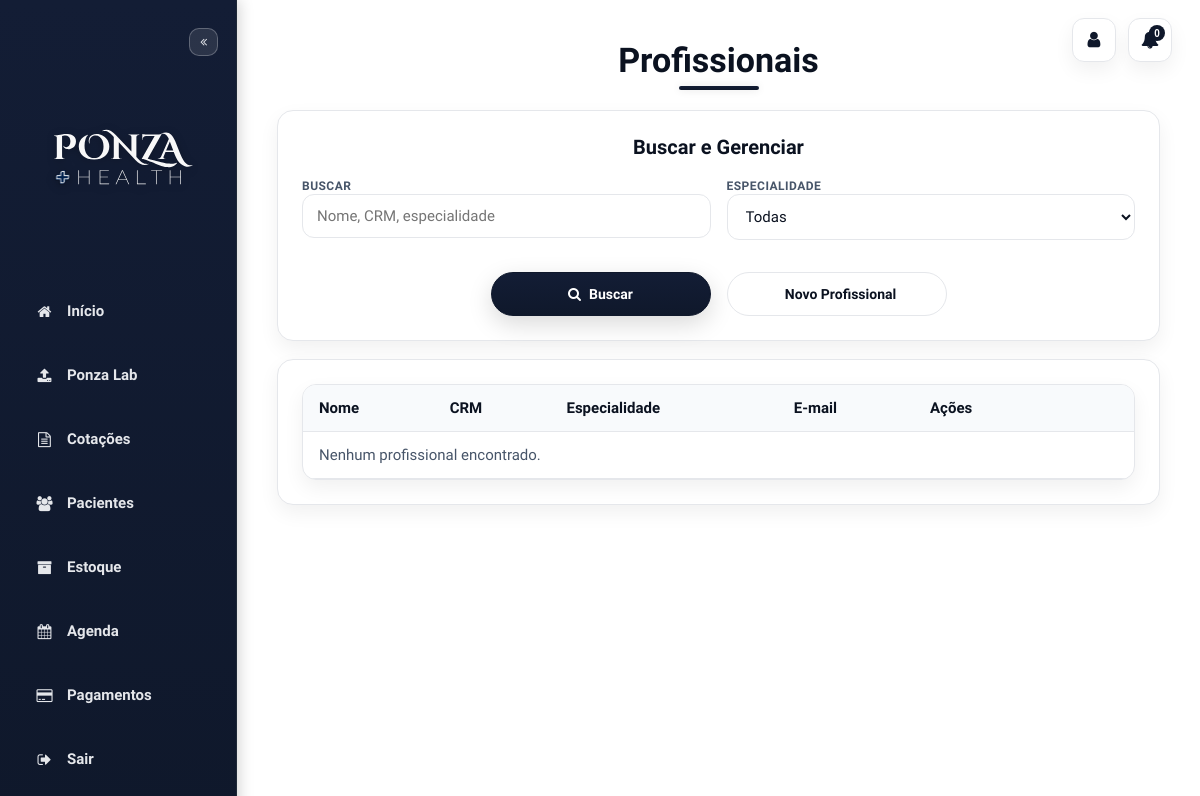
Before: /doctors (signed in) with the older database file.
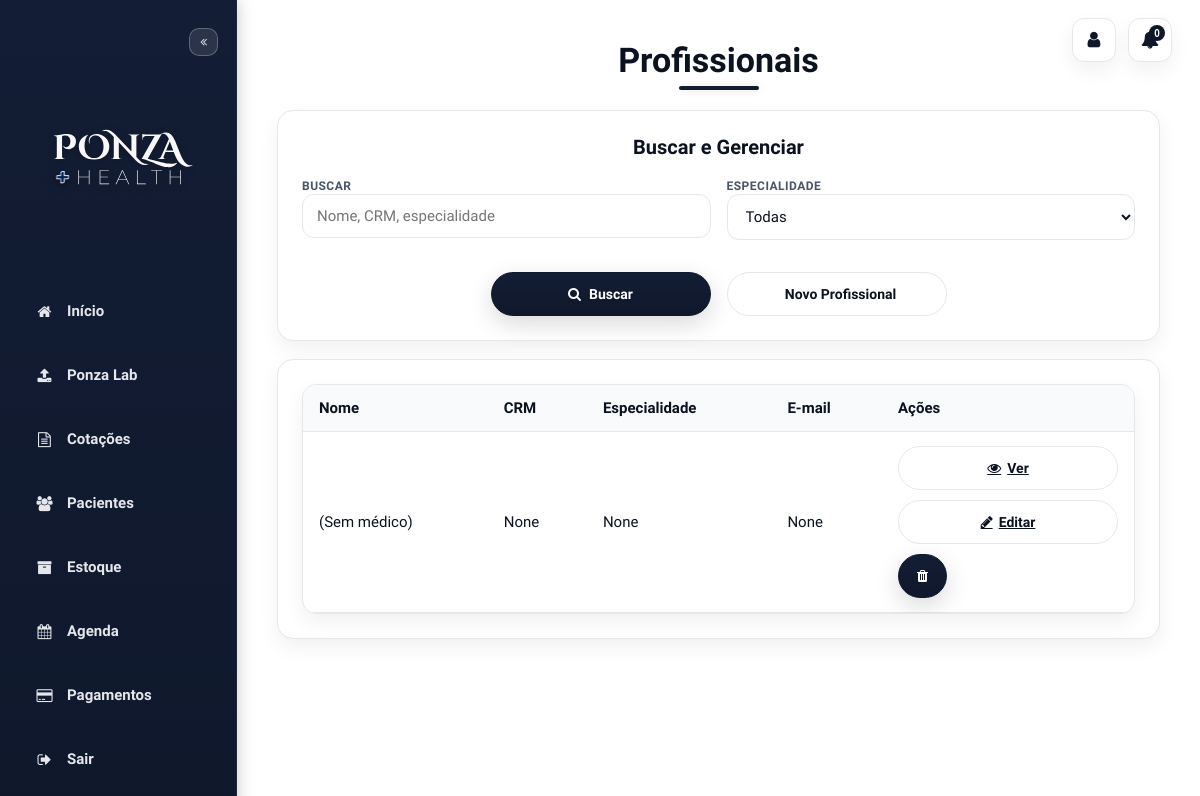
After: the same page with the newer database file.
### models.py (models this page shows, shortened)
class BaseModel:
    """__init__ flexível baseado em kwargs (compatível com SQLAlchemy)."""

class Doctor(db.Model, BaseModel):
    __tablename__ = "doctors"
    id         = db.Column(db.Integer, primary_key=True)
    name       = db.Column(db.String(120), nullable=False)
    crm        = db.Column(db.String(40))          # opcional
    email      = db.Column(db.String(120))         # opcional
    phone      = db.Column(db.String(20))
    specialty  = db.Column(db.String(120))         # opcional
    patients = relationship("Patient", back_populates="doctor", cascade="all, delete-orphan")
    consults = relationship("Consult", back_populates="doctor", cascade="all, delete-orphan")
    __table_args__ = (
        Index("ix_doctors_name", "name"),
        Index("ix_doctors_crm", "crm"),
        Index("ix_doctors_email", "email"),
        Index("ix_doctors_specialty", "specialty"),
    )

### app.py (the view, shortened to what this page needs)
@app.route('/doctors')
@login_required
def doctors():
    q = (request.args.get('q') or '').strip().lower()
    specialty_f = (request.args.get('specialty') or '').strip()
    base = Doctor.query
    if specialty_f:
        base = base.filter(Doctor.specialty == specialty_f)
    items = base.order_by(Doctor.id.desc()).all()
    specs = [r[0] for r in db.session.query(Doctor.specialty)
             .filter(Doctor.specialty.isnot(None))
             .filter(Doctor.specialty != '')
             .distinct()
             .order_by(Doctor.specialty.asc())
             .all()]
    return render_template('doctors.html', doctors=items, specialties=specs, notifications_unread=0)

### app.py (called while the page is built)
def get_logged_user() -> Optional[User]:
    uid = session.get('user_id')
    return User.query.get(uid) if uid else None

def login_required(f: Callable[..., Any]) -> Callable[..., Any]:
    @wraps(f)
    def wrapper(*args, **kwargs):
        u = get_logged_user()
        if not u:
            return redirect(url_for('login'))
        g.user = u
        return f(*args, **kwargs)
    return wrapper

@app.context_processor
def inject_user_context():
    u = getattr(g, "user", None) or get_logged_user()
    if not u:
        return {}
    return {
        "user": {
            "id": u.id,
            "username": u.username,
            "email": u.email,
            "profile_image": (u.profile_image or DEFAULT_USER_IMAGE),
        }
    }

@app.context_processor
def inject_globals():
    return {"now": datetime.utcnow()}

### templates/doctors.html (shortened to what the changed rows need)
<!DOCTYPE html>
<html lang="pt-br">
<head>
  <link rel="stylesheet" href="https://stackpath.bootstrapcdn.com/font-awesome/4.7.0/css/font-awesome.min.css">
</head>
<body>
  <div class="content">
    <h2>Profissionais</h2>
    <div class="panel">
      <div class="table-wrap">
        <table>
          <thead>
            <tr>
              <th>Nome</th>
              <th>CRM</th>
              <th>Especialidade</th>
              <th>E-mail</th>
              <th style="width:220px">Ações</th>
            </tr>
          </thead>
          <tbody>
            {% for d in doctors %}
            <tr>
              <td>{{ d.name }}</td>
              <td>{{ d.crm }}</td>
              <td>{{ d.specialty }}</td>
              <td>{{ d.email }}</td>
              <td>
                <div class="actions-col">
                  <a class="btn btn-outline" href="{{ url_for('doctor_view', doctor_id=d.id) }}"><i class="fa fa-eye"
                      style="margin-right:6px"></i>Ver</a>
                  <a class="btn btn-outline" href="{{ url_for('doctor_edit', doctor_id=d.id) }}"><i class="fa fa-pencil"
                      style="margin-right:6px"></i>Editar</a>
                  <form method="post" action="{{ url_for('doctor_delete', doctor_id=d.id) }}"
                    onsubmit="return confirm('Remover este profissional?')">
                    <button class="btn" type="submit" style="min-width:unset"><i class="fa fa-trash"></i></button>
                  </form>
                </div>
              </td>
            </tr>
            {% else %}
            <tr>
              <td colspan="5" style="color:var(--ink-dim)">Nenhum profissional encontrado.</td>
            </tr>
            {% endfor %}
          </tbody>
        </table>
      </div>
    </div>
  </div>
</body>
</html>

Changed rows visible on the page:
added Doctor: name "(Sem médico)", crm "None", specialty "None", email "None"
Other visible differences:
text no longer shown: "Nenhum profissional encontrado."
